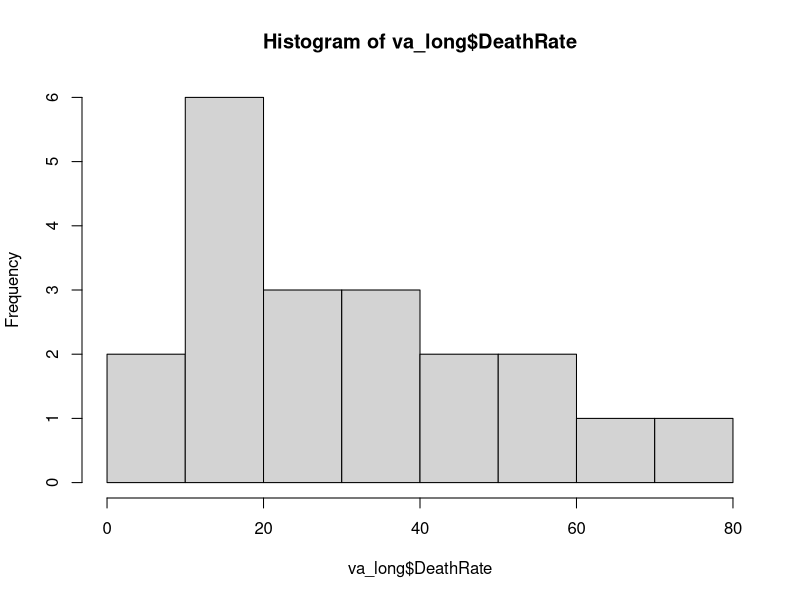
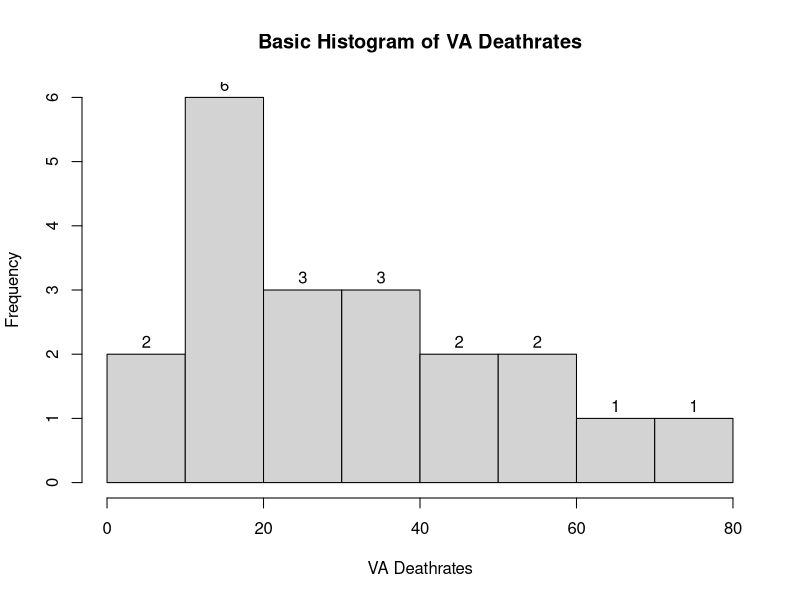
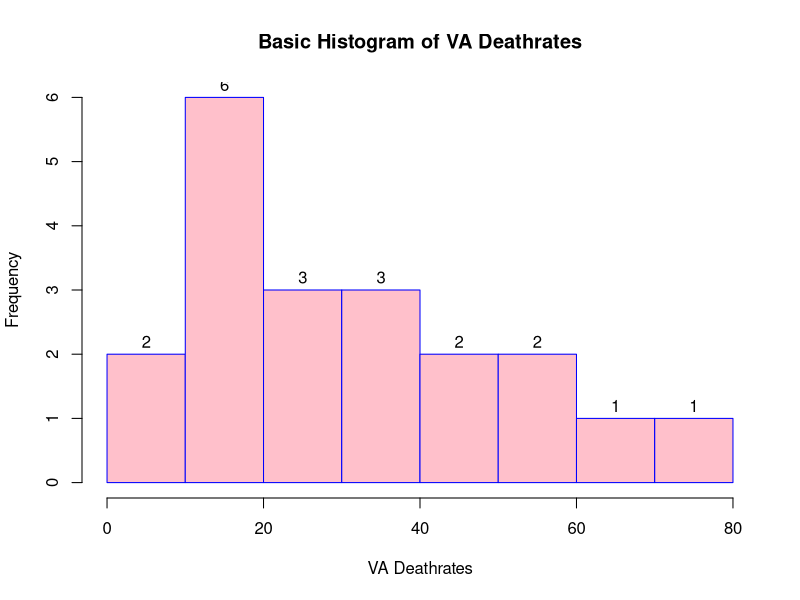
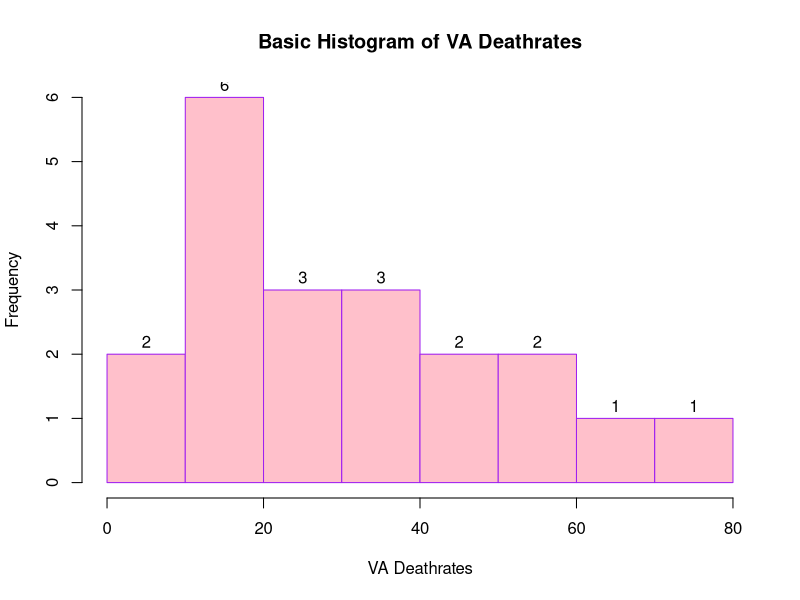
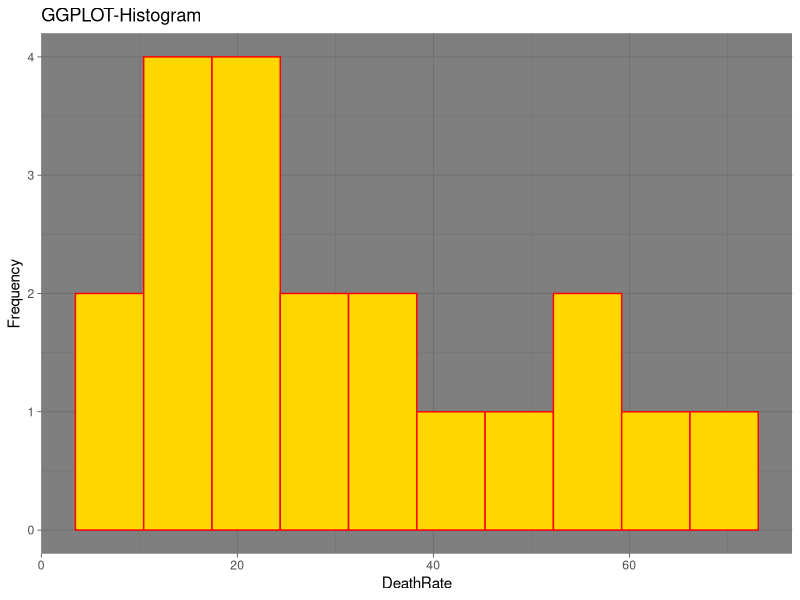

These charts were generated, in order, by the following R code:
?VADeaths
class(VADeaths)
help(class)
va_df <- as.data.frame(VADeaths)
class(va_df)
View(va_df)
va_df$AgeGroups <- row.names(VADeaths)
View(va_df)
help("reshape")
va_long = reshape(va_df,
                  direction = "long",
                  varying = colnames(VADeaths),
                  v.names = "DeathRate",
                  timevar = "Population",
                  times = colnames(VADeaths))
View(va_long)
png("Basic_hist.png",)
hist(va_long$DeathRate)

hist(va_long$DeathRate,
     main= "Basic Histogram of VA Deathrates",
     xlab = "VA Deathrates",
     ylab = "Frequency",
     labels = TRUE)

hist(va_long$DeathRate,
     main= "Basic Histogram of VA Deathrates",
     xlab = "VA Deathrates",
     ylab = "Frequency",
     labels = TRUE,
     col = "pink",
     border = "blue")

hist(va_long$DeathRate,
     breaks = 5,
     main= "Basic Histogram of VA Deathrates",
     xlab = "VA Deathrates",
     ylab = "Frequency",
     labels = TRUE,
     col = "pink",
     border = "purple")
# Data Asthetics Geometry Facets Statistics Coordinates Themes Labels
library(ggplot2)
ggplot(
  va_long,
  aes(x=DeathRate)
)+
  geom_histogram(
    bins=10,
    fill="gold",
    col="red")+
  labs(
    title="GGPLOT-Histogram",
    y = "Frequency")+
  # facet_wrap(~Population)
  theme_dark()
